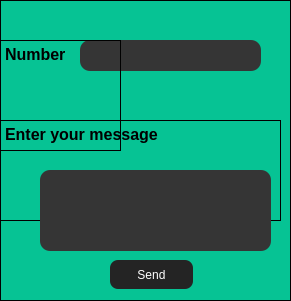
         <widget class="QFrame" name="frame_20">
          <property name="geometry">
           <rect>
            <x>870</x>
            <y>90</y>
            <width>291</width>
            <height>301</height>
           </rect>
          </property>
          <property name="styleSheet">
           <string notr="true">background-color: rgb(6, 195, 148);
border-color: rgb(0, 0, 0);</string>
          </property>
          <property name="frameShape">
           <enum>QFrame::Shape::Box</enum>
          </property>
          <property name="frameShadow">
           <enum>QFrame::Shadow::Plain</enum>
          </property>
          <widget class="QLineEdit" name="lineEdit_number">
           <property name="geometry">
            <rect>
             <x>80</x>
             <y>40</y>
             <width>181</width>
             <height>31</height>
            </rect>
           </property>
           <property name="styleSheet">
            <string notr="true">background-color: rgb(53, 53, 53);
color: rgb(255, 255, 255);
border-radius:10px;</string>
           </property>
          </widget>
          <widget class="QPushButton" name="pushButton_22">
           <property name="geometry">
            <rect>
             <x>180</x>
             <y>470</y>
             <width>83</width>
             <height>29</height>
            </rect>
           </property>
           <property name="styleSheet">
            <string notr="true">background-color: rgb(255, 255, 255);

color:white;
border-radius:8px;</string>
           </property>
           <property name="text">
            <string>Save</string>
           </property>
          </widget>
          <widget class="QTextEdit" name="textEdit_24">
           <property name="geometry">
            <rect>
             <x>0</x>
             <y>120</y>
             <width>281</width>
             <height>101</height>
            </rect>
           </property>
           <property name="styleSheet">
            <string notr="true">color: rgb(0, 0, 0);
background-color: qlineargradient(spread:pad, x1:0, y1:0, x2:1, y2:1, stop:0 rgba(0, 0, 0, 0));</string>
           </property>
           <property name="readOnly">
            <bool>true</bool>
           </property>
           <property name="html">
            <string>&lt;!DOCTYPE HTML PUBLIC &quot;-//W3C//DTD HTML 4.0//EN&quot; &quot;http://www.w3.org/TR/REC-html40/strict.dtd&quot;&gt;
&lt;html&gt;&lt;head&gt;&lt;meta name=&quot;qrichtext&quot; content=&quot;1&quot; /&gt;&lt;meta charset=&quot;utf-8&quot; /&gt;&lt;style type=&quot;text/css&quot;&gt;
p, li { white-space: pre-wrap; }
hr { height: 1px; border-width: 0; }
li.unchecked::marker { content: &quot;\2610&quot;; }
li.checked::marker { content: &quot;\2612&quot;; }
&lt;/style&gt;&lt;/head&gt;&lt;body style=&quot; font-family:'Segoe UI'; font-size:9pt; font-weight:400; font-style:normal;&quot;&gt;
&lt;p style=&quot; margin-top:0px; margin-bottom:0px; margin-left:0px; margin-right:0px; -qt-block-indent:0; text-indent:0px;&quot;&gt;&lt;span style=&quot; font-size:12pt; font-weight:700;&quot;&gt;Enter your message&lt;/span&gt;&lt;/p&gt;
&lt;p style=&quot;-qt-paragraph-type:empty; margin-top:0px; margin-bottom:0px; margin-left:0px; margin-right:0px; -qt-block-indent:0; text-indent:0px; font-size:14pt; font-weight:700;&quot;&gt;&lt;br /&gt;&lt;/p&gt;
&lt;p style=&quot;-qt-paragraph-type:empty; margin-top:0px; margin-bottom:0px; margin-left:0px; margin-right:0px; -qt-block-indent:0; text-indent:0px; font-size:14pt; font-weight:700;&quot;&gt;&lt;br /&gt;&lt;/p&gt;&lt;/body&gt;&lt;/html&gt;</string>
           </property>
          </widget>
          <widget class="QPushButton" name="pushButton_send_sms">
           <property name="geometry">
            <rect>
             <x>110</x>
             <y>260</y>
             <width>83</width>
             <height>29</height>
            </rect>
           </property>
           <property name="styleSheet">
            <string notr="true">background-color: rgb(36, 36, 36);
color:white;
border-radius:8px;</string>
           </property>
           <property name="text">
            <string>Send</string>
           </property>
          </widget>
          <widget class="QLineEdit" name="lineEdit_msg">
           <property name="geometry">
            <rect>
             <x>40</x>
             <y>170</y>
             <width>231</width>
             <height>81</height>
            </rect>
           </property>
           <property name="styleSheet">
            <string notr="true">background-color: rgb(53, 53, 53);
color: rgb(255, 255, 255);
border-radius:10px;</string>
           </property>
          </widget>
          <widget class="QTextEdit" name="textEdit_48">
           <property name="geometry">
            <rect>
             <x>0</x>
             <y>40</y>
             <width>121</width>
             <height>111</height>
            </rect>
           </property>
           <property name="styleSheet">
            <string notr="true">color: rgb(0, 0, 0);
background-color: qlineargradient(spread:pad, x1:0, y1:0, x2:1, y2:1, stop:0 rgba(0, 0, 0, 0));</string>
           </property>
           <property name="readOnly">
            <bool>true</bool>
           </property>
           <property name="html">
            <string>&lt;!DOCTYPE HTML PUBLIC &quot;-//W3C//DTD HTML 4.0//EN&quot; &quot;http://www.w3.org/TR/REC-html40/strict.dtd&quot;&gt;
&lt;html&gt;&lt;head&gt;&lt;meta name=&quot;qrichtext&quot; content=&quot;1&quot; /&gt;&lt;meta charset=&quot;utf-8&quot; /&gt;&lt;style type=&quot;text/css&quot;&gt;
p, li { white-space: pre-wrap; }
hr { height: 1px; border-width: 0; }
li.unchecked::marker { content: &quot;\2610&quot;; }
li.checked::marker { content: &quot;\2612&quot;; }
&lt;/style&gt;&lt;/head&gt;&lt;body style=&quot; font-family:'Segoe UI'; font-size:9pt; font-weight:400; font-style:normal;&quot;&gt;
&lt;p style=&quot; margin-top:0px; margin-bottom:0px; margin-left:0px; margin-right:0px; -qt-block-indent:0; text-indent:0px;&quot;&gt;&lt;span style=&quot; font-size:12pt; font-weight:700;&quot;&gt;Number&lt;/span&gt;&lt;/p&gt;
&lt;p style=&quot;-qt-paragraph-type:empty; margin-top:0px; margin-bottom:0px; margin-left:0px; margin-right:0px; -qt-block-indent:0; text-indent:0px; font-size:14pt; font-weight:700;&quot;&gt;&lt;br /&gt;&lt;/p&gt;
&lt;p style=&quot;-qt-paragraph-type:empty; margin-top:0px; margin-bottom:0px; margin-left:0px; margin-right:0px; -qt-block-indent:0; text-indent:0px; font-size:14pt; font-weight:700;&quot;&gt;&lt;br /&gt;&lt;/p&gt;&lt;/body&gt;&lt;/html&gt;</string>
           </property>
          </widget>
         </widget>
